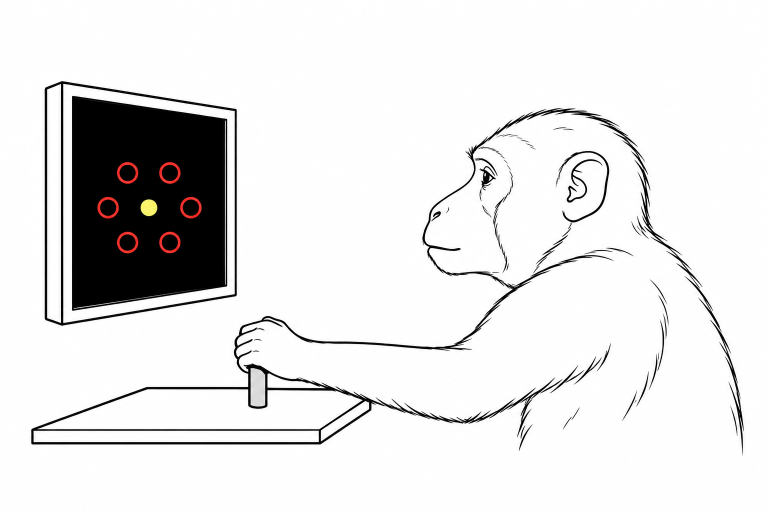
#> input picture notebooks/rudra_novak/novak_neurips_rebuttal/motor_lfp_reaching/outputs/macaque_task_six_stages_cue_offset_v2/assets/macaque_screen.png, 1536 x 1024 px (shown at 1/2 size)
$ python render_macaque_panel_e_task.py
#> lines starting #> are read from the running program, lines starting #| are printed output that depends on the picture
"""Compact, cue-offset-correct task panel for the macaque stage figure."""
from __future__ import annotations

from pathlib import Path

import matplotlib

matplotlib.use("Agg")
import matplotlib.pyplot as plt
from matplotlib.patches import Rectangle


ROOT = Path(__file__).resolve().parent
OUT = ROOT / "outputs/macaque_panel_E_task_v3"
MONKEY = ROOT / "outputs/macaque_task_six_stages_cue_offset_v2/assets/macaque_screen.png"
STAGES = ("pre_TC", "post_TC", "pre_SC", "post_SC", "pre_GO", "post_GO")
LABELS = ("Pre-TC", "Post-TC", "Pre-SC", "Post-SC", "Pre-GO", "Post-GO")
COLORS = ("#9AB7D3", "#376D9B", "#E8B1A3", "#BE5A47", "#9DC5B5", "#38816A")

INK = "#1C2C37"
MUTED = "#58636A"
RULE = "#A5AFB3"
FIG_W, FIG_H = 6.6, 3.7


def main() -> None:
    # Nominal protocol timing is only used to draw the schematic; analysis used recorded events.
    start, tc_on, tc_off, sc_on, sc_off, go, end = 0, 700, 900, 1600, 1655, 2355, 2655
    windows = ((400, tc_on), (tc_off, 1200), (1300, sc_on),
               (sc_off, 1955), (2055, go), (go, end))
    assert len(windows) == len(STAGES) == len(LABELS) == len(COLORS) == 6
    assert all(right - left == 300 for left, right in windows)
    assert all(windows[i][1] <= windows[i + 1][0] for i in range(5))
    assert windows[1][0] == tc_off and windows[3][0] == sc_off

    plt.rcParams.update({
        "font.family": "DejaVu Sans", "font.size": 9,
        "svg.fonttype": "none", "pdf.fonttype": 42,
        "figure.facecolor": "white", "savefig.facecolor": "white",
    })
    fig = plt.figure(figsize=(FIG_W, FIG_H))
    ax = fig.add_axes([0, 0, 1, 1], xlim=(0, 8.2), ylim=(0, 3.45))
    ax.set_axis_off()
    ax.set_aspect("auto")
    texts = []

    def label(x: float, y: float, value: str, size: float = 9,
              weight: str = "normal", color: str = INK, ha: str = "center") -> None:
        texts.append(ax.text(x, y, value, ha=ha, va="center", color=color,
                             fontsize=size, fontweight=weight, zorder=5))

    def rule(x0: float, x1: float, y: float, color: str = INK,
             width: float = 0.9) -> None:
        ax.plot([x0, x1], [y, y], color=color, lw=width, zorder=2)

    def pos(ms: float) -> float:
        return 0.52 + 7.23 * ms / end

    # Keep the animal as a small task cue; the measured windows carry the composition.
    ax.imshow(plt.imread(MONKEY), extent=(0.13, 1.86, 2.14, 3.32),
              interpolation="lanczos", zorder=1)
    label(2.0, 3.10, "Delayed reaching task", 12.5, "bold", ha="left")
    label(2.0, 2.77, "Monkey T  |  198 short-delay trials  |  one LFP channel",
          8.8, color=MUTED, ha="left")

    y_axis = 1.93
    ax.annotate("", xy=(7.86, y_axis), xytext=(pos(start), y_axis),
                arrowprops={"arrowstyle": "-|>", "lw": 1.2, "color": INK,
                            "mutation_scale": 10, "shrinkA": 0, "shrinkB": 0},
                zorder=2)
    for ms in (start, go):
        x = pos(ms)
        ax.plot([x, x], [y_axis - .12, y_axis + .12], color=INK, lw=1.1, zorder=3)
    for left, right in ((tc_on, tc_off), (sc_on, sc_off)):
        ax.add_patch(Rectangle((pos(left), y_axis - .055), pos(right) - pos(left),
                               .11, facecolor=INK, edgecolor="none", zorder=4))

    label(pos(start), 2.20, "Start", 8.9, "bold")
    label(pos((tc_on + tc_off) / 2), 2.35, "Temporal cue", 9.1, "bold")
    label(pos((tc_on + tc_off) / 2), 2.16, "200 ms tone", 8.2, color=MUTED)
    label(pos((sc_on + sc_off) / 2), 2.35, "Spatial cue", 9.1, "bold")
    label(pos((sc_on + sc_off) / 2), 2.16, "55 ms target", 8.2, color=MUTED)
    label(pos(go), 2.21, "GO", 9.1, "bold")
    label(7.55, 2.21, "Reach", 8.9, "bold")

    for left, right, name in ((start, tc_on, "Initial hold"),
                              (tc_off, sc_on, "Delay 1"),
                              (sc_off, go, "Delay 2")):
        x0, x1 = pos(left), pos(right)
        rule(x0, x1, 1.67, RULE, 0.8)
        for x in (x0, x1):
            ax.plot([x, x], [1.64, 1.70], color=RULE, lw=0.8, zorder=2)
        label((x0 + x1) / 2, 1.48, name, 8.5)
        label((x0 + x1) / 2, 1.28, "700 ms", 8.6, "bold")

    for ms in (tc_on, tc_off, sc_on, sc_off, go):
        x = pos(ms)
        ax.plot([x, x], [1.04, y_axis - .09], color=RULE, lw=0.65,
                linestyle=(0, (2, 2)), zorder=1)

    for (left, right), name, color in zip(windows, LABELS, COLORS):
        x0, x1 = pos(left), pos(right)
        ax.add_patch(Rectangle((x0, .80), x1 - x0, .28,
                               facecolor=color, edgecolor="none", zorder=3))
        label((x0 + x1) / 2, .58, name, 8.6, "bold")

    label(4.11, .22, "Six 300-ms windows aligned to recorded event times",
          8.4, color=MUTED)

    fig.canvas.draw()
    renderer = fig.canvas.get_renderer()
    boxes = [(artist.get_text(), artist.get_window_extent(renderer)) for artist in texts]
    for i, (value, box) in enumerate(boxes):
        assert fig.bbox.contains(box.x0, box.y0) and fig.bbox.contains(box.x1, box.y1), value
        for other_value, other in boxes[i + 1:]:
            assert not box.overlaps(other), (value, other_value)

    OUT.mkdir(parents=True, exist_ok=True)
    stem = OUT / "macaque_panel_E_task"
    for ext in ("png", "svg", "pdf"):
        fig.savefig(stem.with_suffix(f".{ext}"), dpi=600)
#> this loop made 3 passes
#> pass 1, in main, `fig.savefig(stem.with_suffix(f".{ext}"), dpi=600)`:
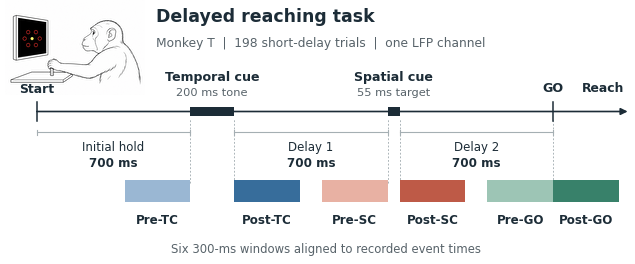
#> figure drawn by matplotlib, 1 panel
    plt.close(fig)
    print(stem.with_suffix(".png"))


if __name__ == "__main__":
    main()
